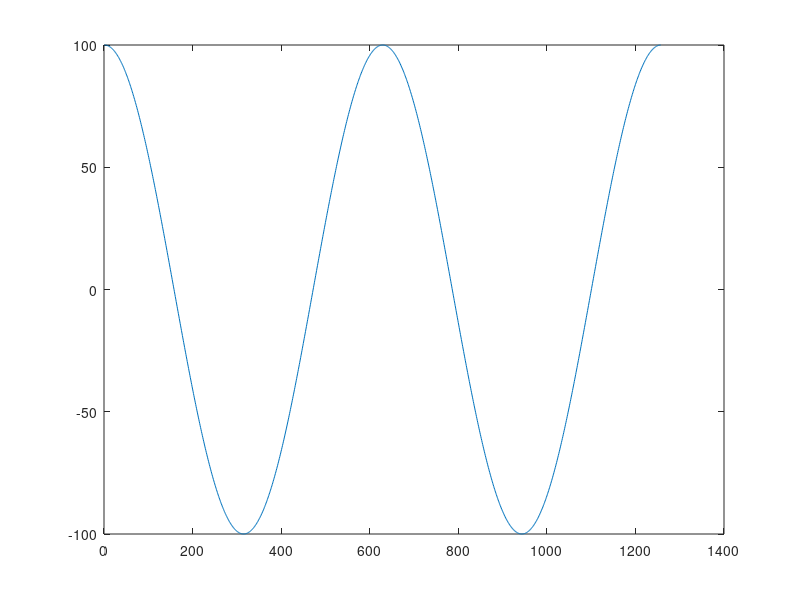
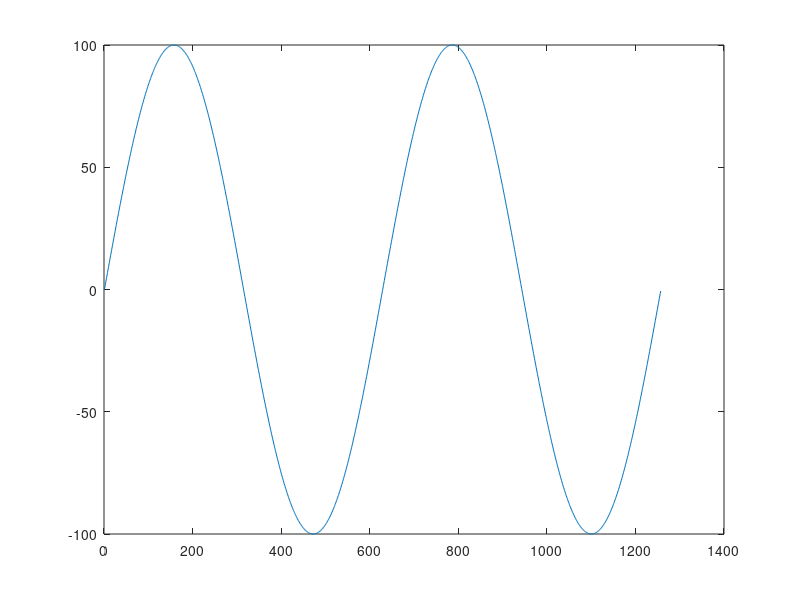

MATLAB code for these plots, in order: (Note: this script raises an error after producing the figures.)
%% 
clear all
close all
clc

filename = [pwd '\rawgen\' 'tst.bin'];
type = 'int8';
n = 100;

%% gen
% a = randi(1,n, type);
% b = randi(1,n, type);
a = cos(-2*pi:0.01:2*pi)*n;
b = sin(-2*pi:0.01:2*pi)*n;
signal = complex(a,b);

figure
plot(1:numel(signal), real(signal));
figure
plot(1:numel(signal), imag(signal));
% return
sdrgen(filename, signal, type)
signal = [];
%% get
signal = sdrget(filename, type);
figure
plot(1:numel(signal), real(signal));
figure
plot(1:numel(signal), imag(signal));